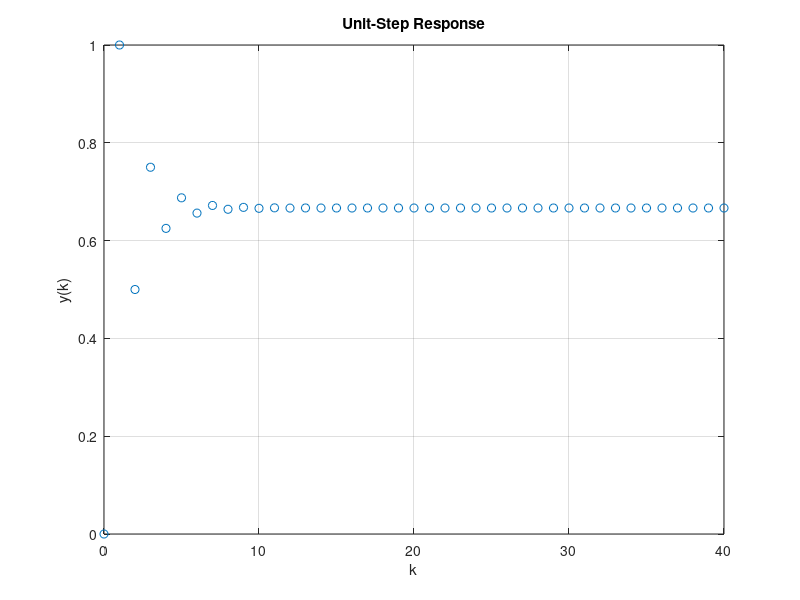

Write the MATLAB code that produced this figure.
% plotting the unit step response of a difference equation
% y(k+1)+0.5y(k)=x(k) where y(0)=0 and x(k) is a unit step sequence

num = [0 1];
den = [1 0.5];

x = ones(1,41);
v = [0 40 0 1.2];

axis(v);
k = 0:40;

y = filter(num,den,x);

plot(k,y,'o')

grid
title('Unit-Step Response')
xlabel('k')
ylabel('y(k)')